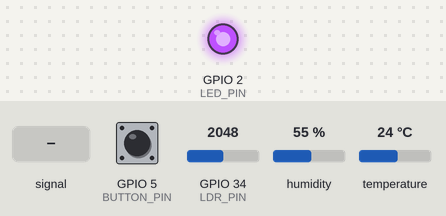
This program was run on a simulated ESP32. Shown: output pins drawn as LEDs (lit = HIGH). The inputs (shaded band) are chosen by the test bench; at power-on: GPIO 34 (LDR_PIN) = 2048, GPIO 5 (BUTTON_PIN) HIGH, humidity 55 %, temperature 24 °C. WiFi joins after 1.5 s; servers stay silent unless stated; what the program prints to the serial monitor is not drawn.

Above: at 3.2 s.
3.3 s: GPIO 34 (LDR_PIN) fed a 200 Hz sine of ±1842 counts around its level
At 5.65 s:
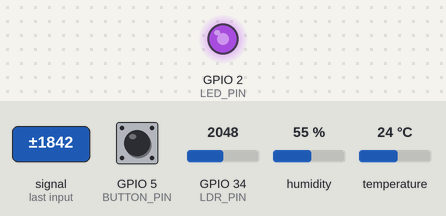
6.8 s: GPIO 34 (LDR_PIN) set to 0
At 7.3 s:
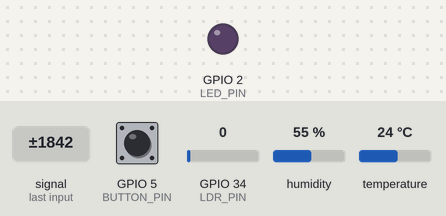
16.8 s: GPIO 34 (LDR_PIN) set to 773
18.3 s: GPIO 34 (LDR_PIN) set to 894
At 19.4 s:
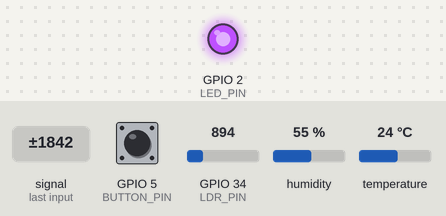
Timing chart, 0 to 20.8 s (numbered marks = the images above; inputs shaded):
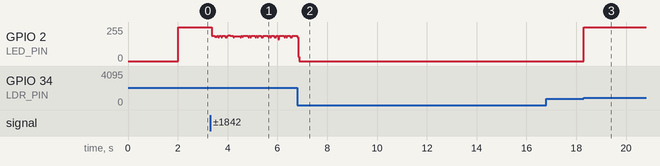

Measured:
- the behaviour switches between 833 and 834 on GPIO 34 (LDR_PIN) (found by bisection; images 2 and 3)
- after the input at 16.8 s, every drawn part: stays the same
- after the input at 18.3 s, GPIO 2 (LED_PIN): 0/255 → 255/255 at once

The program:

main.cpp
```cpp
#include <Arduino.h>
#include "config.h"
#include "sensors.h"
#include "led.h"
#include "button.h"
#include "network.h"

static Mode currentMode = MONITORING;
static unsigned long lastSensorRead = 0;
static unsigned long lastSendData = 0;

void checkMode() {
  if (isButtonPressedWithDebounce()) {
    currentMode = (currentMode == MONITORING) ? SILENT : MONITORING;
    Serial.print("[Mode] Switched to: ");
    Serial.println((currentMode == MONITORING) ? "Monitoring" : "Silent");
  }
}

void monitoringMode() {
  float humidity, temperature;
  float lux = readLux();

  if (!readDHT(temperature, humidity)) {
    if (millis() - lastSensorRead > SENSOR_INTERVAL) {
      lastSensorRead = millis();
      Serial.println("[Sensors] Error: failed to read from DHT22");
    }
    return;
  }

  if (millis() - lastSensorRead > SENSOR_INTERVAL) {
    lastSensorRead = millis();
    Serial.printf("[Sensors] Temperature: %.1f°C, Humidity: %.1f%%, Lux: %.1f\n", temperature, humidity, lux);
  }

  if (millis() - lastSendData > SEND_DATA_INTERVAL) {
    lastSendData = millis();
    sendData(temperature, humidity, lux);
  }
}

void setup() {
  Serial.begin(115200);
  delay(500);

  ledBegin();
  buttonBegin();
  sensorsBegin();
  connectWifi();
}

void loop() {
  checkMode();
  if (currentMode == MONITORING) {
    monitoringMode();
  }
  controlLed(readLux());
}
```

button.cpp
```cpp
#include <Arduino.h>
#include "config.h"
#include "button.h"

static volatile bool buttonPressed = false;

static void IRAM_ATTR onButtonPress() {
  buttonPressed = true;
}

void buttonBegin() {
  pinMode(BUTTON_PIN, INPUT_PULLUP);
  attachInterrupt(BUTTON_PIN, onButtonPress, FALLING);
}

bool isButtonPressedWithDebounce() {
  static bool waitingForRelease = false;
  static unsigned long releaseStarted = 0;

  if (waitingForRelease) {
    buttonPressed = false;

    if (digitalRead(BUTTON_PIN) == HIGH) {
      if (releaseStarted == 0) {
        releaseStarted = millis();
      }
      if (millis() - releaseStarted >= DEBOUNCE_INTERVAL) {
        waitingForRelease = false;
        releaseStarted = 0;
      }
    } else {
      releaseStarted = 0;
    }

    return false;
  }

  if (buttonPressed) {
    buttonPressed = false;
    if (digitalRead(BUTTON_PIN) == LOW) {
      waitingForRelease = true;
      return true;
    }
  }

  return false;
}
```

button.h
```cpp
#pragma once

enum Mode { MONITORING, SILENT };

void buttonBegin();
bool isButtonPressedWithDebounce();
```

led.cpp
```cpp
#include <Arduino.h>
#include "config.h"
#include "led.h"

void ledBegin() {
  pinMode(LED_PIN, OUTPUT);
}

void controlLed(float currentLux) {
  digitalWrite(LED_PIN, currentLux < LUX_THRESHOLD ? HIGH : LOW);
}
```

led.h
```cpp
#pragma once

void ledBegin();
void controlLed(float currentLux);
```

network.cpp
```cpp
#include <Arduino.h>
#include <WiFi.h>
#include <HTTPClient.h>
#include "config.h"
#include "network.h"

void connectWifi() {
  Serial.print("[Wi-Fi] Loading...");
  WiFi.begin(WIFI_SSID, WIFI_PASSWORD, 6);

  unsigned long start = millis();
  while (WiFi.status() != WL_CONNECTED) {
    if (millis() - start > WIFI_TIMEOUT) {
      Serial.println(" timeout!");
      return;
    }
    delay(500);
    Serial.print(".");
  }

  Serial.println(" OK");
  Serial.print("[Wi-Fi] IP: ");
  Serial.println(WiFi.localIP());
}

void sendData(float temperature, float humidity, float lux) {
  if (WiFi.status() != WL_CONNECTED) {
    Serial.println("[HTTP] Wi-Fi not connected — skip");
    return;
  }

  HTTPClient http;
  http.begin(SERVER_URL);
  http.addHeader("Content-Type", "application/json");

  char payload[128];
  snprintf(payload, sizeof(payload),
           "{\"temperature\":%.1f,\"humidity\":%.1f,\"lux\":%.1f}",
           temperature, humidity, lux);

  Serial.print("[HTTP] Sending: ");
  Serial.println(payload);

  int httpCode = http.POST((uint8_t *)payload, strlen(payload));

  if (httpCode == 200) {
    Serial.println("[HTTP] OK");
  } else {
    Serial.print("[HTTP] Error: ");
    Serial.println(httpCode);
  }

  http.end();
}
```

network.h
```cpp
#pragma once

void connectWifi();
void sendData(float temperature, float humidity, float lux);
```

sensors.cpp
```cpp
#include <Arduino.h>
#include "DHT.h"
#include "config.h"
#include "sensors.h"

static DHT dht(DHT_PIN, DHT22);

void sensorsBegin() {
  dht.begin();
}

float readLux() {
  int adcValue = analogRead(LDR_PIN);
  float voltage = adcValue / 4096.0f * 3.3f;
  float resistance = 10000.0f * voltage / (3.3f - voltage);
  return pow(50.0f * 1000.0f * pow(10, 0.7f) / resistance, (1.0f / 0.7f));
}

bool readDHT(float &temperature, float &humidity) {
  humidity = dht.readHumidity();
  temperature = dht.readTemperature();
  return !isnan(humidity) && !isnan(temperature);
}
```

sensors.h
```cpp
#pragma once

void sensorsBegin();
float readLux();
bool readDHT(float &temperature, float &humidity);
```

config.h
```cpp
#pragma once

#define LED_PIN 2
#define DHT_PIN 4
#define LDR_PIN 34
#define BUTTON_PIN 5

#define LUX_THRESHOLD 700
#define SENSOR_INTERVAL 5000
#define SEND_DATA_INTERVAL 30000
#define DEBOUNCE_INTERVAL 50

#define WIFI_SSID "Wokwi-GUEST"
#define WIFI_PASSWORD ""
#define WIFI_TIMEOUT 10000
#define SERVER_URL "http://httpbun.com/post"
```
